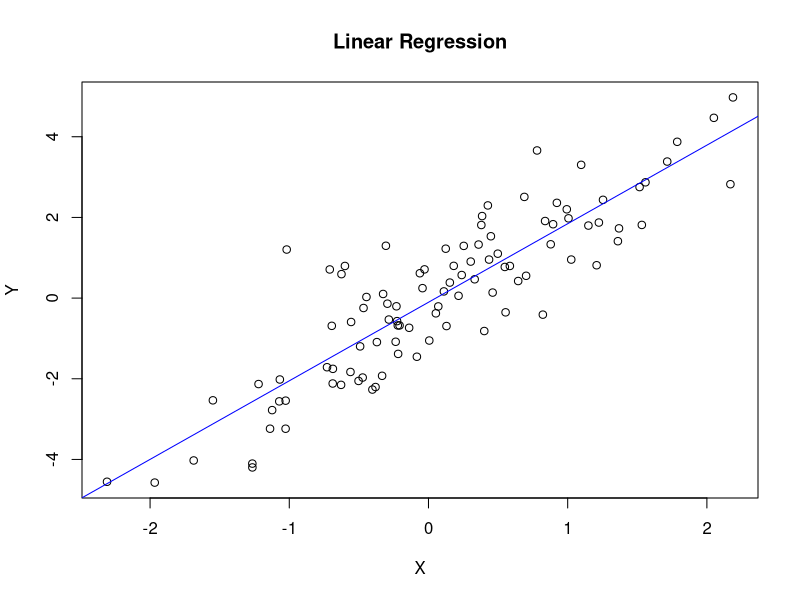

Write the R code that produced this figure.
set.seed(123)
x <- rnorm(100)
y <- 2*x + rnorm(100)
data <- data.frame(x=x, y=y)
model <- lm(y ~ x, data = data)
summary(model)


plot(y ~ x, data = data, main = "Linear Regression", xlab = "X", ylab = "Y")
abline(model, col = "blue")